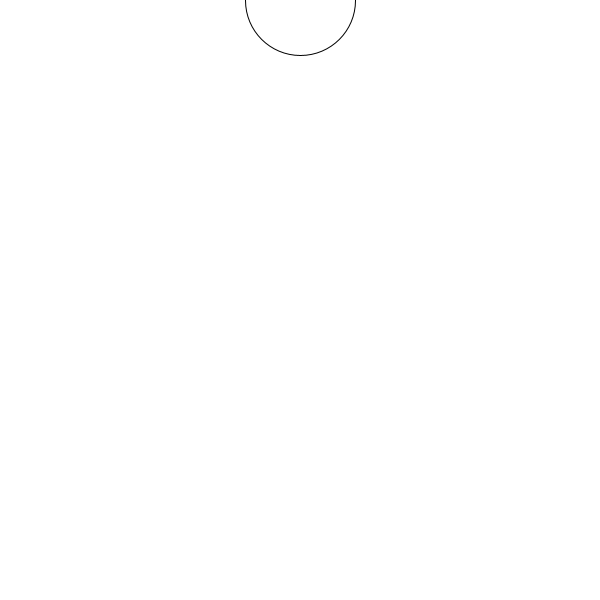
Frame 1 (no input)
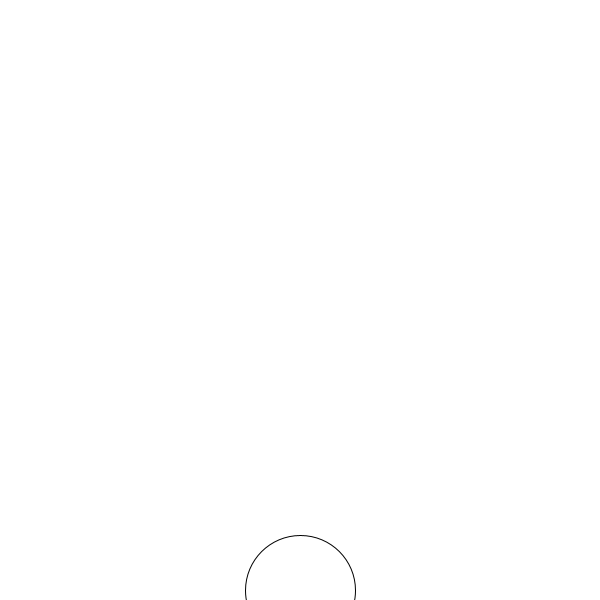
Frame 60 (the mouse pressed at the canvas centre just before this capture)
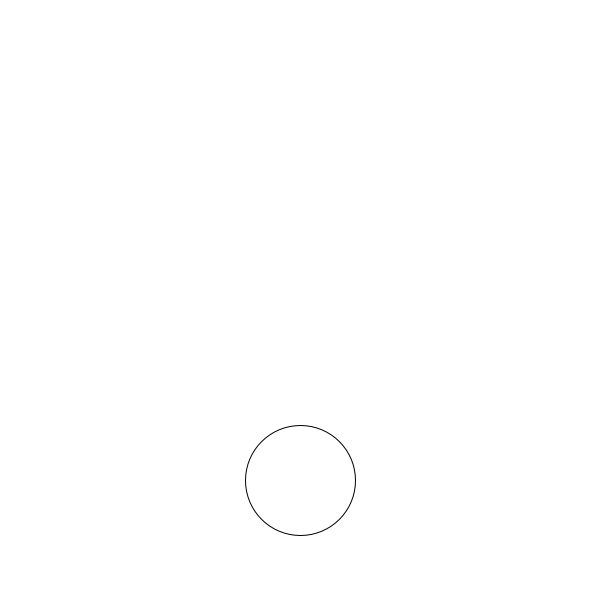
Frame 120 (the mouse held since frame 60 and released just before this capture)

The Processing sketch that drew these frames (run headless with seeded random() and noise(); from frame 60 on, the mouse is pressed at the canvas centre):

// Processing sketch: sketch_260218a
// ── sketch_260218a.pde
//Lawrence Su
//Animation Checkpoint
// Wednesday Feb 18 2026

int x;
int y;

void setup() {
  size(600,600);
  x=0;
}

void draw() {
  background(255);
  ellipse(300,x,110,110);
  x=x+10;
  if(x>700) {
    x=0;
  
}
}
